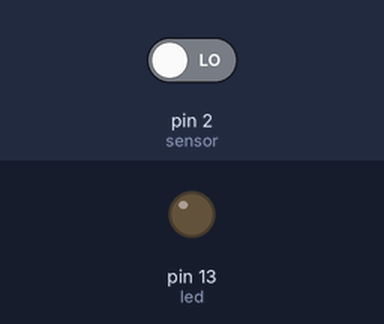
Simulated run of this sketch. Board: Arduino Uno, built with avr-gcc and run on an emulated ATmega328P. Shown: output pins drawn as LEDs (lit = HIGH). Inputs (shaded band) come from the test bench; at power-on: pin 2 (sensor) LOW. What the sketch prints to the serial monitor is not drawn.

Above: at 1.2 s.
1.3 s: pin 2 (sensor) driven HIGH
At 2.5 s:
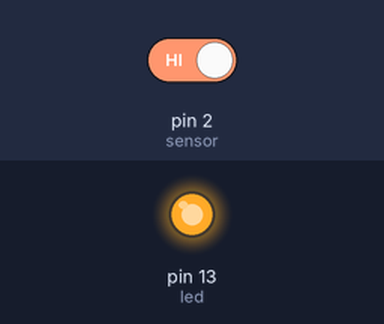
2.8 s: pin 2 (sensor) driven LOW
At 3.7 s:
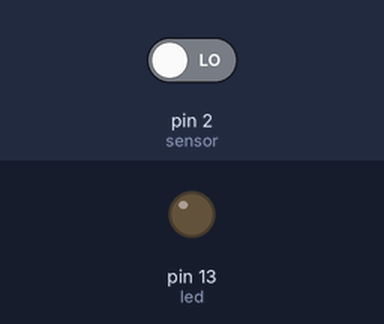
Timing chart, 0 to 5.8 s (numbered marks = the images above; inputs shaded):
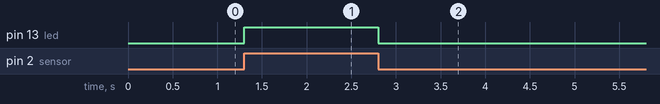

Measured:
- after the input at 1.3 s, pin 13 (led): LOW → HIGH at once
- after the input at 2.8 s, pin 13 (led): HIGH → LOW at once

The sketch:

mesa.ino
```cpp
int led = 13;                // the pin that the LED is atteched to
int sensor = 2;              // the pin that the sensor is atteched to
int state = LOW;             // by default, no motion detected
int val = 0;                 // variable to store the sensor status (value)

void setup()
{
	pinMode(led, OUTPUT);      // initalize LED as an output
  	pinMode(sensor, INPUT);    // initialize sensor as an input
  	Serial.begin(9600);        // initialize serial

	Serial.println("Begin loop");
}

void loop()
{
  	//pinMode(sensor, INPUT);    // initialize sensor as an input
	val = digitalRead(sensor);   // read sensor value
	if (val == HIGH)
	{
      		digitalWrite(led, HIGH); // turn LED ON
	}
	else
	{
      		digitalWrite(led, LOW); // turn LED OFF
	}
    	delay(100);                // delay 100 milliseconds


/*
  	if (val == HIGH)
	{           // check if the sensor is HIGH
    		digitalWrite(led, HIGH);   // turn LED ON
    		delay(100);                // delay 100 milliseconds

    		if (state == LOW)
		{
      			Serial.println("Motion detected!");
      			state = HIGH;       // update variable state to HIGH
    		}
  	}
  	else
	{
      		digitalWrite(led, LOW); // turn LED OFF
      		delay(200);             // delay 200 milliseconds

      		if (state == HIGH)
		{
        		Serial.println("Motion stopped!");
        		state = LOW;       // update variable state to LOW
    		}
  	}
*/
}
```
